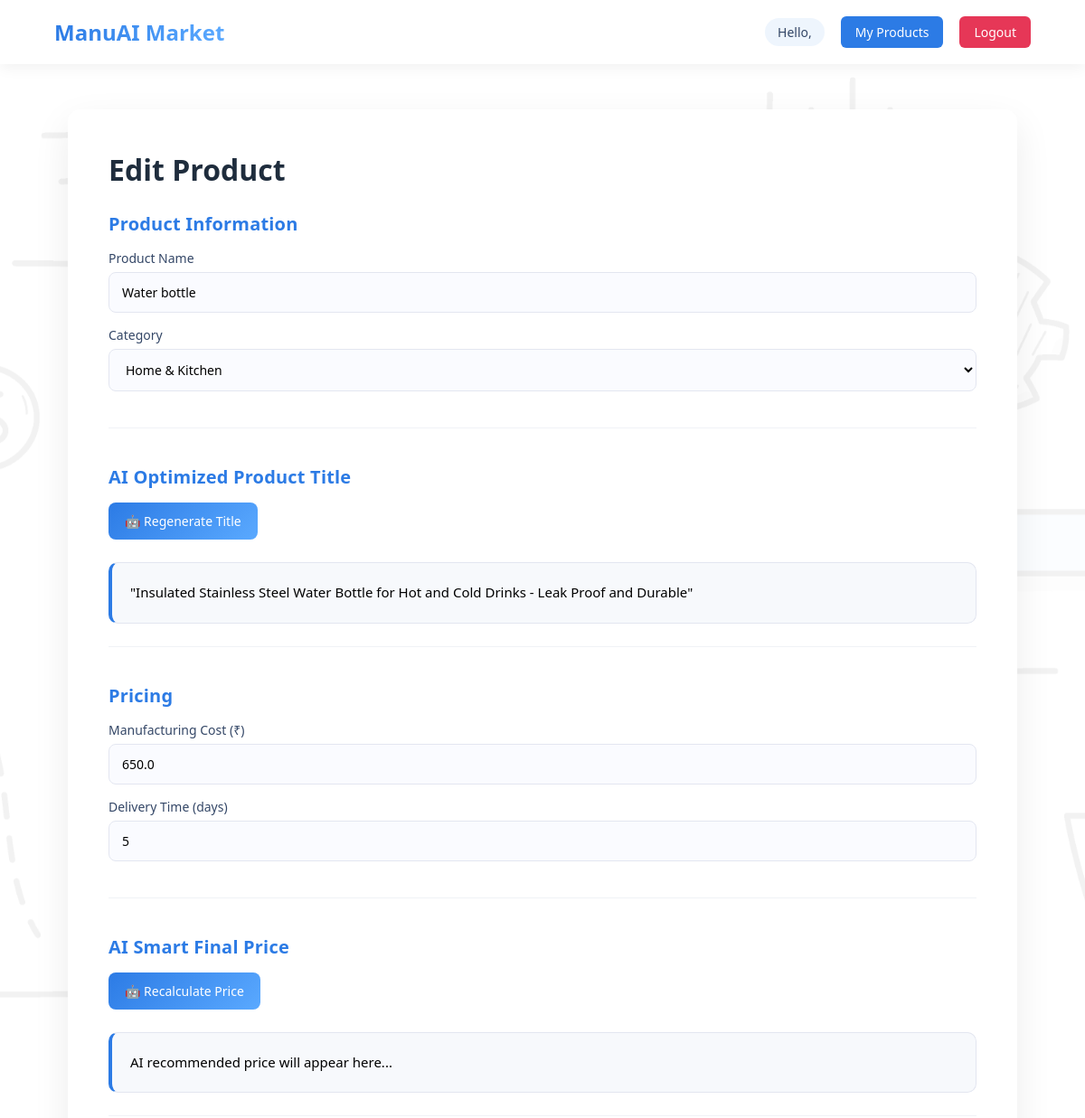
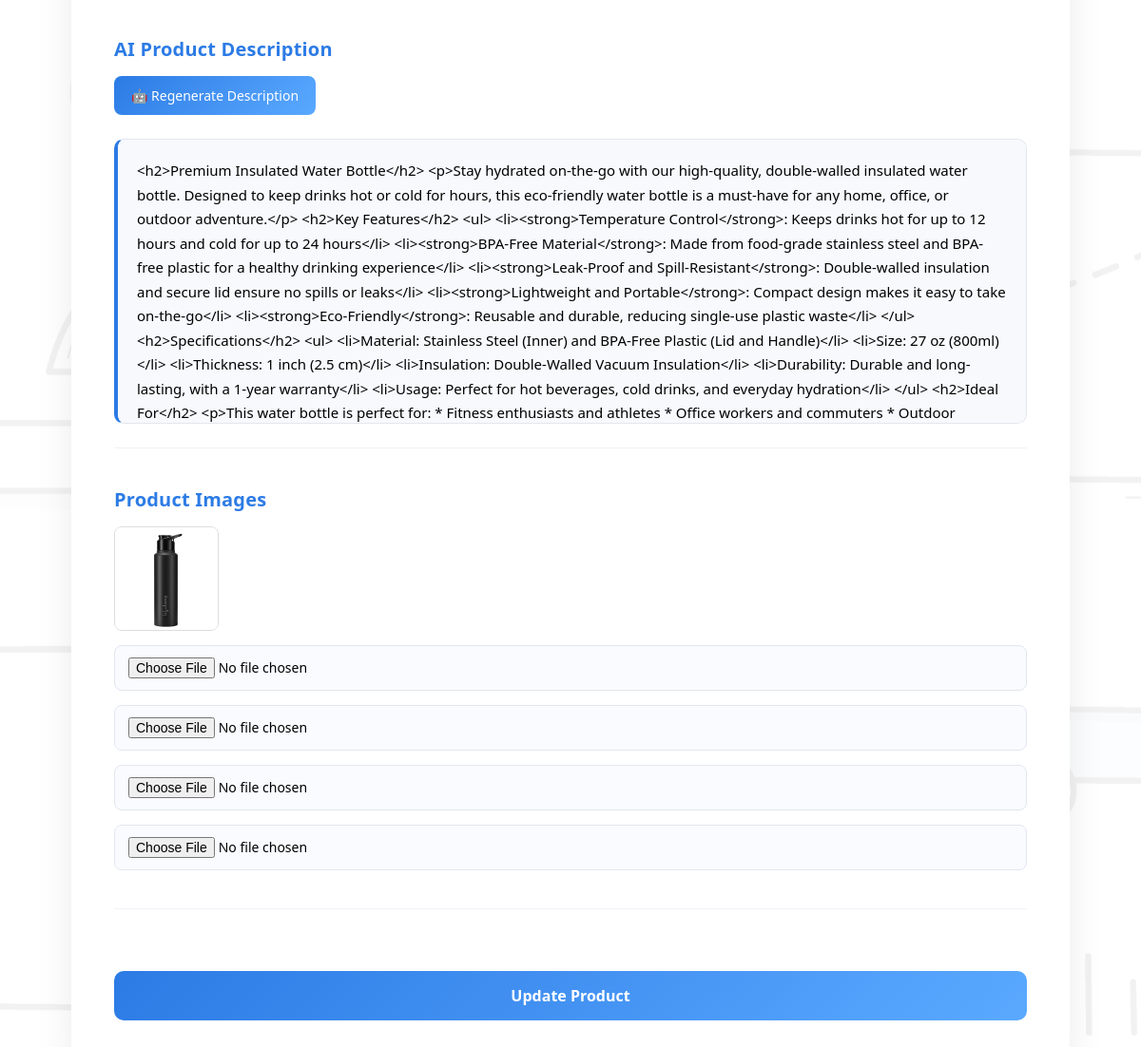
The app's page /edit-product/4 with its own data (2 pictures, top to bottom).
### models.py (models this page shows)
class Product(db.Model):
    __tablename__ = "product"
    id = db.Column(db.Integer , primary_key = True)
    name = db.Column(db.String(200) , nullable = False)
    title = db.Column(db.String(300))
    description = db.Column(db.String(1000) ,nullable = False)
    price = db.Column(db.Float)
    manufacturing_cost = db.Column(db.Float)
    delivery_time = db.Column(db.Integer)
    manufacturing_id = db.Column(db.Integer)
    category = db.Column(db.String(100))
    image1 = db.Column(db.String(200))
    image2 = db.Column(db.String(200))
    image3 = db.Column(db.String(200))
    image4 = db.Column(db.String(200))

### app.py (the view, shortened to what this page needs)
@app.route("/edit-product/<int:id>", methods=["GET","POST"])
def edit_product(id):
    product = Product.query.get(id)
    return render_template("edit_product.html", product=product)

### templates/edit_product.html (shortened to what this page needs)
<!DOCTYPE html>
<html lang="en">
<head>
<link rel="stylesheet" href="{{ url_for('static', filename='css/upload_product.css') }}">
</head>
<body>
<div class="navbar">
<div class="logo">ManuAI Market</div>
<div class="nav-right">
<span>Hello, {{ session['name'] }}</span>
<a href="/my-products" class="nav-btn">My Products</a>
<a href="/logout" class="logout-btn">Logout</a>
</div>
</div>
<div class="container">
<h1 class="page-title">Edit Product</h1>
<form method="POST" enctype="multipart/form-data">
<div class="section">
<h2>Product Information</h2>
<div class="form-grid">
<div>
<label>Product Name</label>
<input type="text" name="name" value="{{ product.name }}">
</div>
<div>
<label>Category</label>
<select name="category" id="category" onchange="checkCategory()">
<option value="{{ product.category }}">{{ product.category }}</option>
</select>
</div>
</div>
</div>
<div class="section ai-section">
<h2>AI Optimized Product Title</h2>
<button type="button" onclick="generateTitle()" class="ai-btn">
🤖 Regenerate Title
</button>
<div id="title_preview" class="ai-preview">
{{ product.title }}
</div>
</div>
<div class="section">
<h2>Pricing</h2>
<div class="form-grid">
<div>
<label>Manufacturing Cost (₹)</label>
<input type="number" name="manufacturing_cost"
id="manufacturing_cost"
value="{{ product.manufacturing_cost }}">
</div>
<div>
<label>Delivery Time (days)</label>
<input type="number"
name="delivery_time"
value="{{ product.delivery_time }}">
</div>
</div>
</div>
<div class="section ai-section">
<h2>AI Smart Final Price</h2>
<button type="button" onclick="generateFinalPrice()" class="ai-btn">
🤖 Recalculate Price
</button>
<div id="final_price_preview" class="ai-preview">
AI recommended price will appear here...
</div>
</div>
<div class="section ai-section">
<h2>AI Product Description</h2>
<button type="button" onclick="generateDescription()" class="ai-btn">
🤖 Regenerate Description
</button>
<div id="description_preview" class="ai-preview">
{{ product.description }}
</div>
</div>
<div class="section">
<h2>Product Images</h2>
<div id="imagePreview" class="image-preview">
<img src="{{ url_for('static', filename='uploads/' + product.image1) }}">
</div>
<div class="image-grid">
<input type="file" name="image1" onchange="previewImages(event)">
<input type="file" name="image2" onchange="previewImages(event)">
<input type="file" name="image3" onchange="previewImages(event)">
<input type="file" name="image4" onchange="previewImages(event)">
</div>
</div>
<button type="submit" class="upload-btn">
Update Product
</button>
</form>
</div>
</body>
</html>

### static/css/upload_product.css (style rules this page uses)
* { margin:0; padding:0; box-sizing:border-box; font-family:'Segoe UI',sans-serif; }
body { min-height:100vh; background:url("../images/background image.jpg") no-repeat center center; background-size:cover; position:relative; }
body::before { content:""; position:fixed; top:0; left:0; width:100%; height:100%; background:rgba(255,255,255,0.95); z-index:-1; }
.navbar { display:flex; justify-content:space-between; align-items:center; padding:18px 60px; background:white; box-shadow:0 4px 15px rgba(0,0,0,0.06); position:sticky; top:0; z-index:100; }
.logo { font-size:24px; font-weight:700; background:linear-gradient(90deg,#2c7be5,#5aa9ff); background-clip:text; -webkit-background-clip:text; -webkit-text-fill-color:transparent; }
.nav-right { display:flex; align-items:center; gap:18px; }
.nav-right span { font-size:14px; color:#344767; background:rgba(44,123,229,0.08); padding:6px 14px; border-radius:20px; }
.logout-btn { text-decoration:none; background:#e63757; color:white; padding:8px 16px; border-radius:6px; font-size:14px; transition:0.2s; }
.nav-btn { text-decoration:none; background:#2c7be5; color:white; padding:8px 16px; border-radius:6px; font-size:14px; }
.container { width:92%; max-width:1050px; margin:50px auto; background:white; padding:45px; border-radius:14px; box-shadow:0 15px 40px rgba(0,0,0,0.08); transition:0.3s; }
.container h1 { font-size:32px; margin-bottom:25px; color:#1f2d3d; }
.section { margin-bottom:40px; padding-bottom:25px; border-bottom:1px solid #f0f2f6; }
.section h2 { font-size:20px; margin-bottom:15px; color:#2c7be5; font-weight:600; letter-spacing:0.2px; display:flex; align-items:center; gap:8px; }
.section label { display:block; font-size:14px; margin-bottom:6px; color:#344767; }
input, select, textarea { width:100%; padding:12px 14px; border-radius:8px; border:1px solid #e3e6f0; font-size:14px; margin-bottom:15px; outline:none; transition:0.25s; background:#fafbff; }
.ai-btn { background:linear-gradient(135deg,#2c7be5,#5aa9ff); color:white; border:none; padding:11px 18px; border-radius:8px; font-size:14px; font-weight:500; cursor:pointer; margin-bottom:15px; transition:all 0.25s ease; display:inline-flex; align-items:center; gap:6px; }
.ai-preview { background:#f7f9fc; border:1px solid #e3e6f0; border-left:4px solid #2c7be5; padding:22px; border-radius:12px; line-height:1.7; font-size:15px; max-height:300px; overflow:auto; margin-top:10px; transition:0.25s; }
.image-preview { display:flex; gap:12px; flex-wrap:wrap; margin-bottom:15px; }
.image-preview img { width:110px; height:110px; object-fit:cover; border-radius:8px; border:1px solid #ddd; transition:0.3s; cursor:pointer; }
.upload-btn { width:100%; margin-top:25px; background:linear-gradient(135deg,#2c7be5,#5aa9ff); color:white; border:none; padding:15px; font-size:16px; font-weight:600; border-radius:10px; cursor:pointer; transition:all 0.25s ease; }
.ai-preview { background:#f7f9fc; border:1px solid #e3e6f0; border-left:4px solid #2c7be5; padding:20px; border-radius:10px; line-height:1.7; font-size:15px; max-height:300px; overflow:auto; margin-top:10px; }
.section h2 { color:#2c7be5; font-size:20px; margin-bottom:15px; }
.section { animation:fadeUp 0.5s ease; }

### records on screen
Product: name "Water bottle", category "Home & Kitchen", title "\"Insulated Stainless Steel Water Bottle for Hot and Cold Drinks - Leak Proof and Durable\"", manufacturing_cost "650.0", delivery_time "5", description "<h2>Premium Insulated Water Bottle</h2> <p>Stay hydrated on-the-go with our high-quality, double-walled insulated water bottle. Designed to keep drinks hot or cold for hours, this eco-friendly water bottle is a must-have for any home, office, or outdoor adventure.</p> <h2>Key Features</h2> <ul> <li><strong>Temperature Control</strong>: Keeps drinks hot for up to 12 hours and cold for up to 24 hours</li> <li><strong>BPA-Free Material</strong>: Made from food-grade stainless steel and BPA-free plastic for a healthy drinking experience</li> <li><strong>Leak-Proof and Spill-Resistant</strong>: Double-walled insulation and secure lid ensure no spills or leaks</li> <li><strong>Lightweight and…", image1 (picture)
